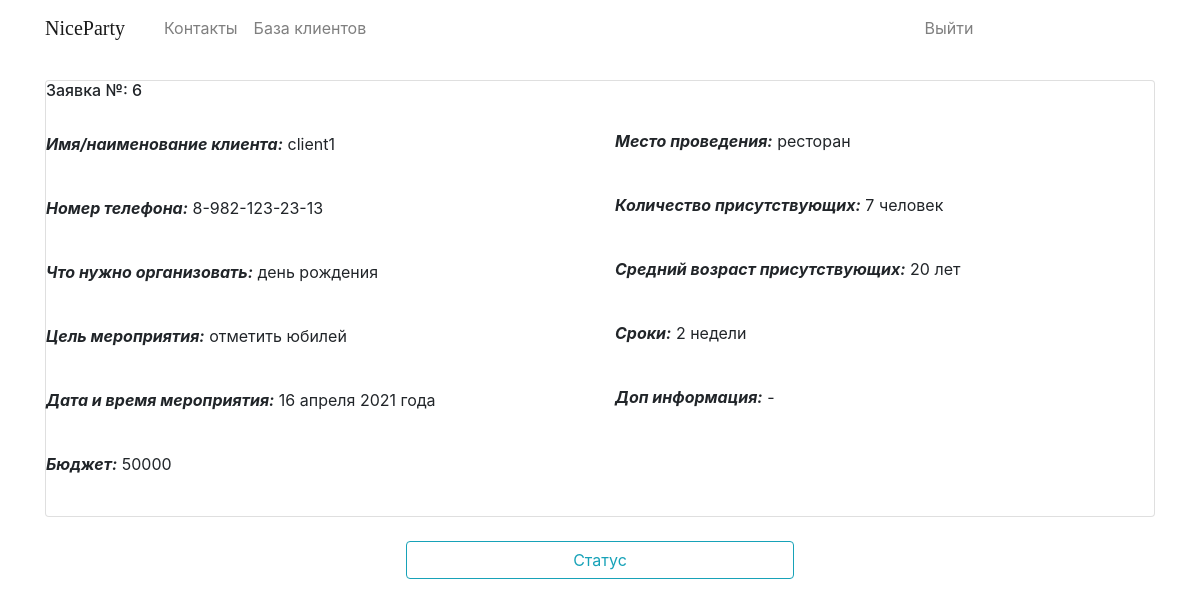
The app's page /appOfClient/20 with its own data.
### user/models.py (models this page shows, shortened)
class Application(models.Model):
    nameOfClient = models.CharField(max_length=300)
    phoneOfClient = models.CharField(max_length=300)
    kindOfEvent = models.TextField()
    purposeOfEvent = models.TextField()
    dateTimeOfEvent = models.CharField(max_length=300)
    budgetOfEvent = models.CharField(max_length=300)
    placeOfEvent = models.CharField(max_length=1000)
    numberOfGuests = models.CharField(max_length=300)
    ageOfGuests = models.CharField(max_length=300)
    periodOfPreparation = models.TextField()
    addInfo = models.TextField()
    findOut = models.CharField(max_length=300)
    user = models.ForeignKey(User, related_name = 'user', on_delete = models.CASCADE)

### user/views.py (the view)
# urls.py: path('appOfClient/<int:pk>', views.appOfClient, name='appOfClient'),
def appOfClient(request, pk):
    try:
        product = Application.objects.get(user=User.objects.get(pk=pk))
        template = 'staff/appOfClient.html'
        ClientActive.a = pk
        INFO = {
        'id_app': product.id,
        'nameOfClient': product.nameOfClient,
        'kindOfEvent': product.kindOfEvent,
        'phoneOfClient': product.phoneOfClient,
        'purposeOfEvent': product.purposeOfEvent,
        'dateTimeOfEvent': product.dateTimeOfEvent,
        'budgetOfEvent': product.budgetOfEvent,
        'placeOfEvent': product.placeOfEvent,
        'numberOfGuests': product.numberOfGuests,
        'ageOfGuests': product.ageOfGuests,
        'periodOfPreparation': product.periodOfPreparation,
        'addInfo': product.addInfo,
        }
        contex = {}
        contex.update(INFO)
        return render(request, template, contex)
    except Application.DoesNotExist:
        return HttpResponse('Заявка еще не создана')

### staff/templates/staff/appOfClient.html (shortened to what this page needs)
{% extends "staff/layoutStaff.html" %}
    {% load static  %}
{% block content %}
<div class="container"><br>
    <div class="card">
    <div class="row">
        <div class="col-md-6">
            <h6>Заявка №: {{ id_app }}</h6>
            <br>
            <p><b><i>Имя/наименование клиента:</i></b> {{ nameOfClient }}</p>
            <br>
            <p><b><i>Номер телефона:</i></b> {{ phoneOfClient }}</p>
            <br>
            <p><b><i>Что нужно организовать:</i></b> {{ kindOfEvent }}</p>
            <br>
            <p><b><i>Цель мероприятия:</i></b> {{ purposeOfEvent }}</p>
            <br>
            <p><b><i>Дата и время мероприятия:</i></b> {{ dateTimeOfEvent }}</p>
            <br>
            <p><b><i>Бюджет:</i></b> {{ budgetOfEvent }} </p>
            <br>
        </div>
        <div class="col-md-6">
            <br>
            <br>
            <p><b><i>Место проведения:</i></b> {{ placeOfEvent }}</p>
            <br>
            <p><b><i>Количество присутствующих:</i></b> {{ numberOfGuests }}</p>
            <br>
            <p><b><i>Средний возраст присутствующих:</i></b> {{ ageOfGuests }}</p>
            <br>
            <p><b><i>Сроки:</i></b> {{ periodOfPreparation }} </p>
            <br>
            <p><b><i>Доп информация:</i></b> {{ addInfo }} </p>
        </div>
    </div>
</div>
<br>
<div class="text-center">
        <a href="/listStatus" class="btn btn-outline-info" style="width: 35%;">Статус</a>
    </div>
</div>
{% endblock %}

### records on screen
Application: nameOfClient "client1", phoneOfClient "8-982-123-23-13", kindOfEvent "день рождения", purposeOfEvent "отметить юбилей", dateTimeOfEvent "16 апреля 2021 года", budgetOfEvent "50000", placeOfEvent "ресторан", numberOfGuests "7 человек", ageOfGuests "20 лет", periodOfPreparation "2 недели"

### other values on screen
{{ id_app }} "6"
{{ addInfo }} "-"
